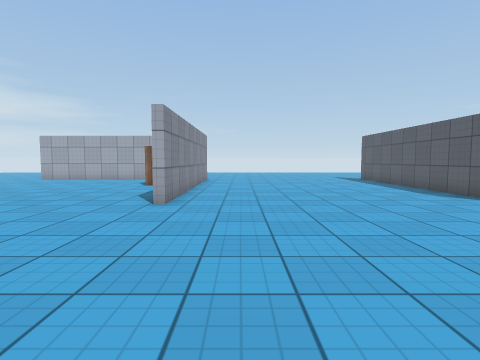
View 1 (above)

24 first-person views from a walk through a Unity game level. The camera is 1.2 m above the floor, tilts 4° down and sees 80° across. The floor is counted in squares, 1 m on a side. Each view is taken from the middle of a square. On the plan, view 1 faces up. The plan holds only what a view shows up to about 13 squares ahead; the rest is blank. The place goes on beyond the plan. The player is left out. Surface patterns are stand-ins for the level's own textures.

View 2
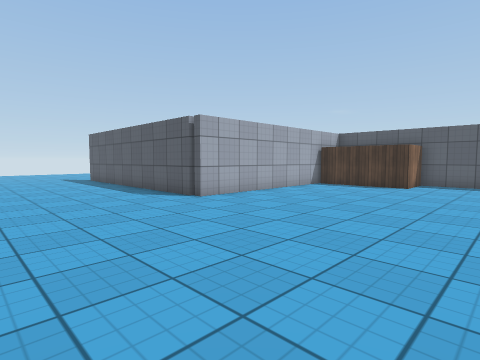

View 3
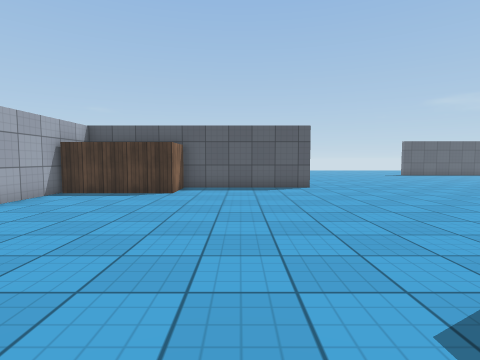

View 4
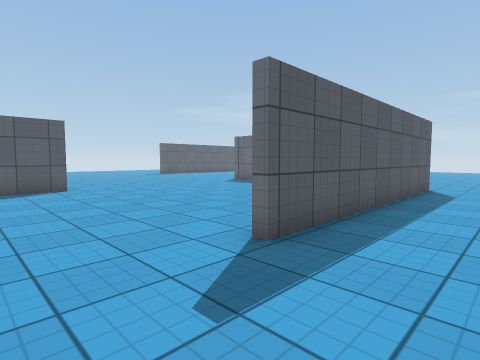

View 5
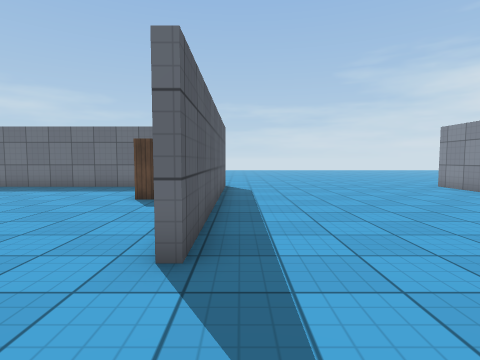

View 6
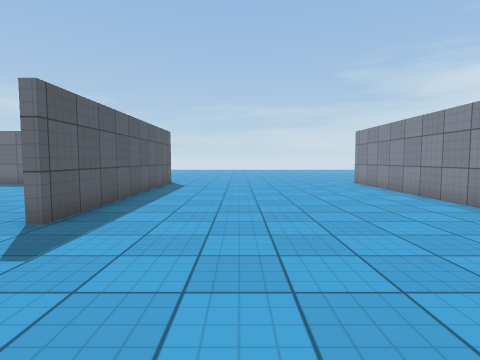

View 7
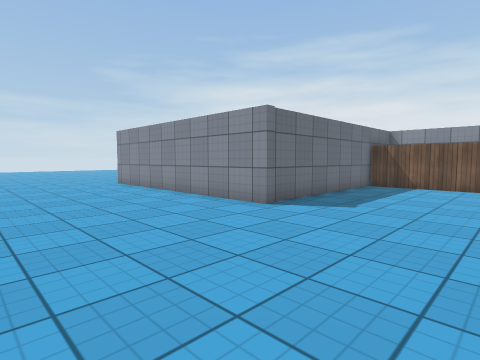

View 8
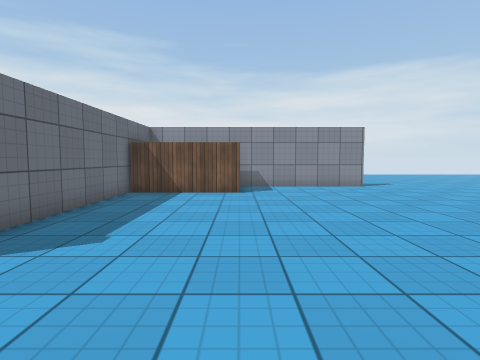

View 9
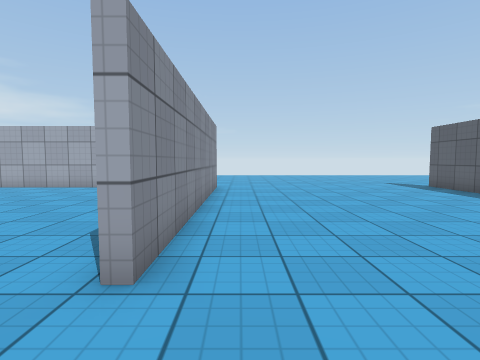

View 10
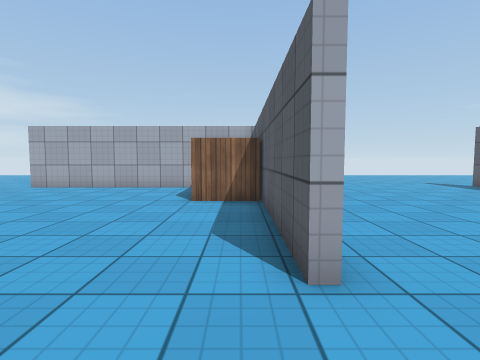

View 11
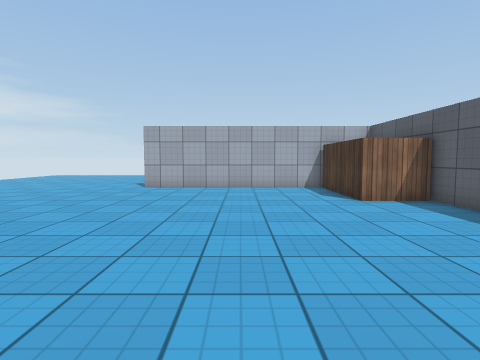

View 12
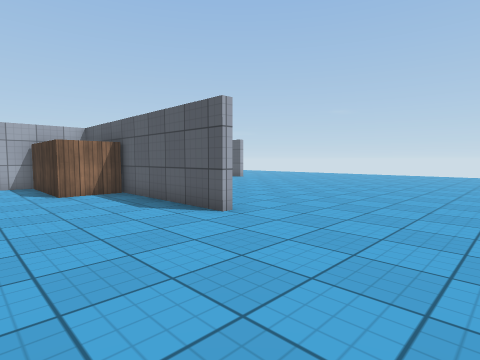

View 13
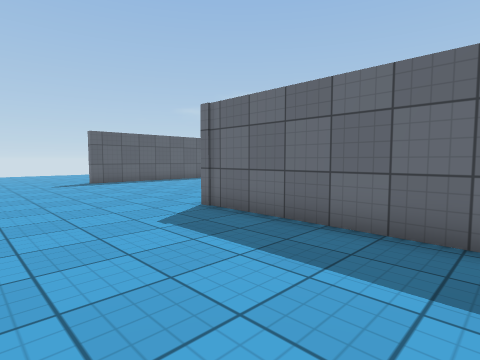

View 14
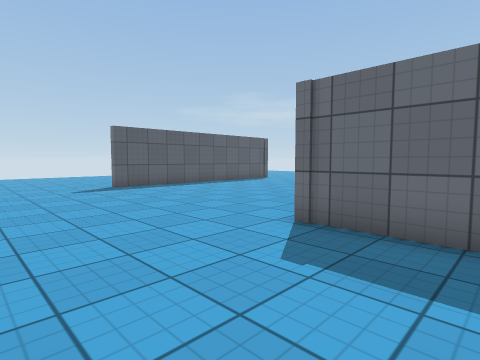

View 15
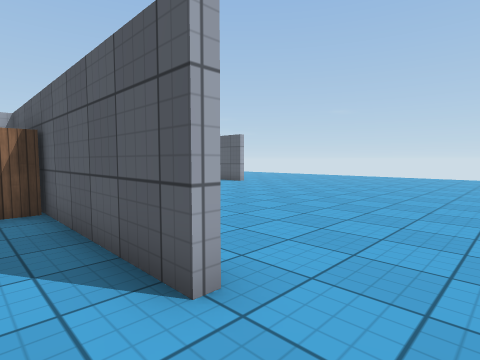

View 16
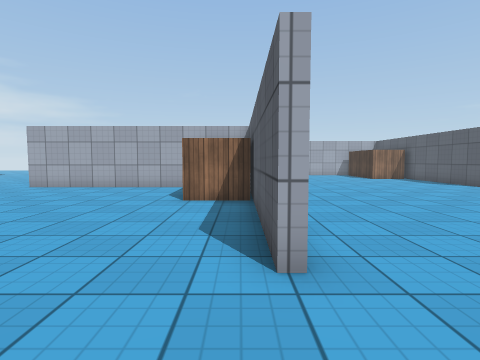

View 17
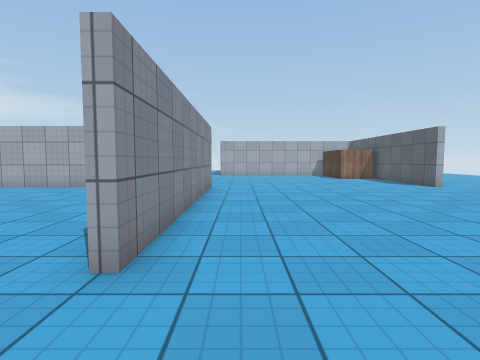

View 18
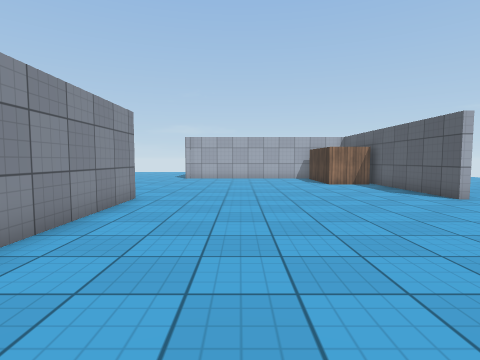

View 19
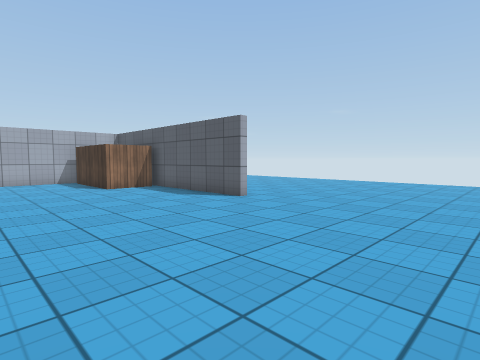

View 20
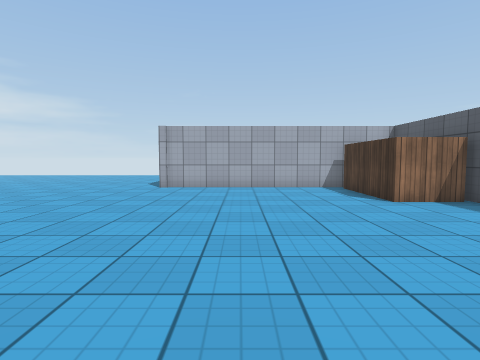

View 21
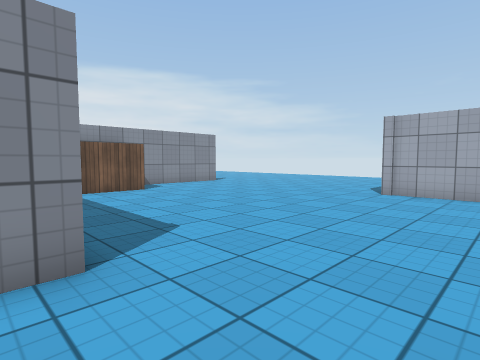

View 22
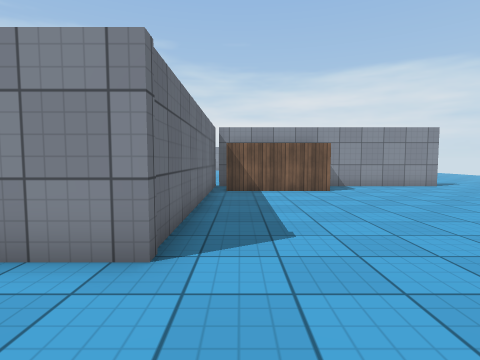

View 23
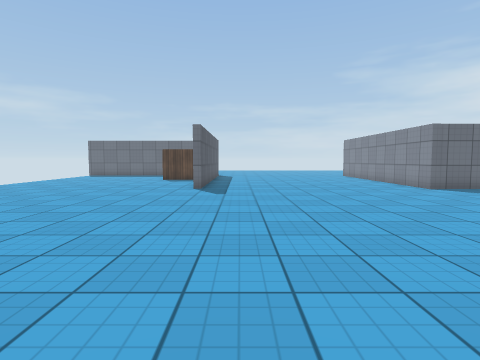

View 24
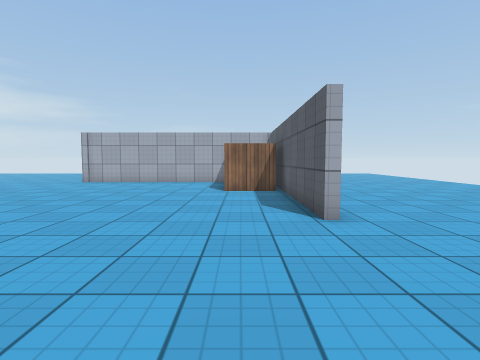

### Floor plan
Points are (right, up) in squares from view 1. A wall is a line through its corners. A room is listed if a view was taken in it or the views show most of it. See-through windows are left out.
Room 1 (views 1, 2, 3, 4, 5, 6, 7, 8, 9, 10, 11, 12, 13, 14, 15, 16, 17, 18, 19, 20, 21, 22, 23, 24)
walls: (17.4, 3.4) (15.3, 3.4) (15.3, 7.6) (7.7, 7.6) (7.7, 13.1); (17.4, -2.1) (17.4, 5.2); (7.9, 7.9) (17.7, 7.9) (17.7, -2.1); (10, 12.5) (10, 8.5); (9.5, -7.6) (10.2, -7.6); (28.1, 7.6) (27.7, 7.6) (27.7, 15.1); (7.7, 15.2) (7.7, 18.1); (11.6, -11.8) (18.2, -11.8) (18.2, -13.1); (27.5, 13.1) (25.4, 13.1) (25.4, 17.1); (7.9, 18.1) (7.9, 13.1); (7.7, -12.2) (7.7, -2.2); (-2.3, 7.6) (-2.3, 14.4); (25.6, 17.5) (17.4, 17.5); (-2.4, 13.4) (-4.4, 13.4) (-4.4, 17.5) (-12.2, 17.5); (27.7, -12.9) (27.7, -11.9); (-2, 17.5) (-2, 7.6); (-9.5, 2) (-9.5, -2.1) (-2, -2.1) (-2, -12); (-12, 7.6) (-12, 2)
ways out: opening at (-1, -13); gap at (8, 18)

Where each view was taken, in squares from view 1:
view 1: 0 up, 0 right, facing up
view 2: 0 up, 2 right, facing up-right
view 3: 1 up, 5 right, facing right
view 4: 1 up, 5 right, facing down-right
view 5: 1 up, 7 right, facing down
view 6: 3 up, 4 right, facing down
view 7: 3 up, 4 right, facing down-left
view 8: 2 up, 1 right, facing left
view 9: 5 up, 1 left, facing up
view 10: 5 up, 3 left, facing up
view 11: 5 up, 8 left, facing up
view 12: 7 down, 13 right, facing up-right
view 13: 7 down, 12 right, facing down-right
view 14: 7 down, 15 right, facing down-right
view 15: 4 down, 16 right, facing up-right
view 16: 5 down, 17 right, facing up
view 17: 5 down, 19 right, facing up
view 18: 1 down, 21 right, facing up
view 19: 1 up, 21 right, facing up-right
view 20: 5 up, 21 right, facing up
view 21: 7 up, 21 right, facing up-left
view 22: 9 up, 21 right, facing left
view 23: 0 up, 26 right, facing down
view 24: 2 up, 26 right, facing up
